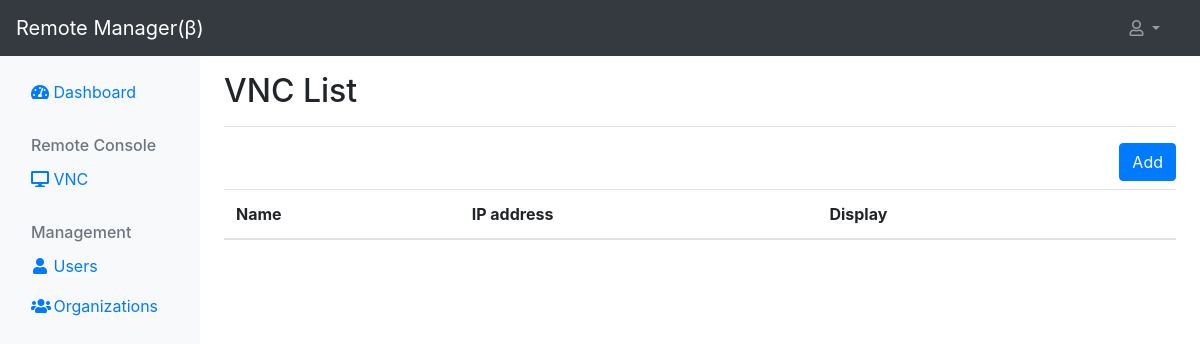
/vnc/list (signed in), run on an earlier commit of the app's database.
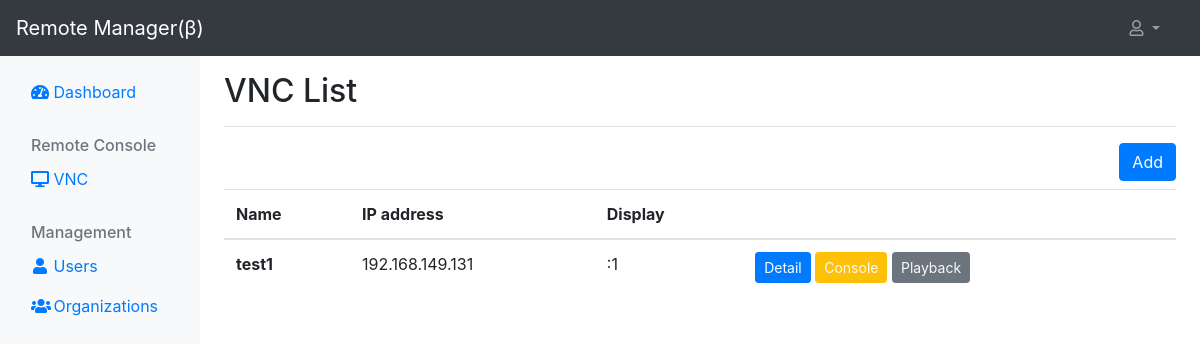
And on a later commit of the database.
### novnc_console/models.py (models this page shows, shortened)
class VNCSession(models.Model):
    id = models.UUIDField(
        primary_key=True,
        default=uuid4,
        editable=False
    )
    name = models.CharField(
        max_length=100,
        unique=True
    )
    ip4_addr = models.GenericIPAddressField(
        protocol='IPv4'
    )
    vnc_display = models.IntegerField(
        validators=[MaxValueValidator(10), MinValueValidator(1)]
    )
    password = models.CharField(
        max_length=50
    )
    organizations = models.ManyToManyField(
        Organization
    )
    created_by = models.ForeignKey(
        settings.AUTH_USER_MODEL,
        null=True,
        on_delete=models.SET_NULL,
        related_name='vnc_created_by'
    )
    created_at = models.DateTimeField(
        auto_now_add=True,
        null=True,
    )
    updated_by = models.ForeignKey(
        settings.AUTH_USER_MODEL,
        null=True,
        on_delete=models.SET_NULL,
        related_name='vnc_updated_by')
    updated_at = models.DateTimeField(
        auto_now=True,
        null=True
    )

### novnc_console/views.py (the view)
# urls.py: path('list', views.VNCListView.as_view(), name='vnc_list'),
class VNCListView(LoginRequiredMixin, ListView):
    queryset = VNCSession.objects.all()
    template_name = 'novnc_console/vnc_list.html'

### novnc_console/templates/novnc_console/vnc_list.html
{% extends 'main/base.html' %}
{% block content %}
    <div class="d-flex justify-content-between flex-wrap flex-md-nowrap align-items-center pt-3 pb-2 mb-3 border-bottom">
        <h1 class="h2">VNC List</h1>
    </div>
    <div>
        {% if request.user.is_staff %}
        <div class="my-2 text-right">
            <a type="button" class="btn btn-primary" href="{% url 'vnc_create' %}">Add</a>
        </div>
        {% endif %}
        <table class="table table-hover">
            <thead>
                <tr>
                    <th scope="col">Name</th>
                    <th scope="col">IP address</th>
                    <th scope="col">Display</th>
                    <th scope="col"></th>
                </tr>
            </thead>
            <tbody>
                {% for vnc in vncsession_list %}
                <tr>
                    <th scope="row">{{ vnc.name }}</th>
                    <td>{{ vnc.ip4_addr }}</td>
                    <td>:{{ vnc.vnc_display }}</td>
                    <td>
                        {% if request.user.is_staff %}
                        <a href="{% url 'vnc_detail' vnc.id %}" class="btn btn-primary btn-sm" aria-current="page">Detail</a>
                        {% endif %}
                        {% if request.user.is_staff or request.user.organization in vnc.organizations.all %}
                        <a href="{% url 'vnc_console' vnc.id %}" class="btn btn-warning text-light btn-sm" aria-current="page">Console</a>
                        <a href="{% url 'vnc_playback' vnc.id %}" class="btn btn-secondary text-light btn-sm" aria-current="page">Playback</a>
                        {% endif %}
                    </td>
                </tr>
                {% endfor %}
            </tbody>
        </table>
    </div>
{% endblock %}

### main/templates/main/base.html (shortened to what this page needs)
<!DOCTYPE html>
<html lang="en">
<head>
    <link rel="stylesheet" href="https://cdn.jsdelivr.net/npm/bootstrap@4.5.3/dist/css/bootstrap.min.css">
    <link rel="stylesheet" href="https://cdnjs.cloudflare.com/ajax/libs/font-awesome/5.15.1/css/all.min.css">
</head>
<body>
    <nav class="navbar navbar-expand-lg navbar-dark bg-dark  ">
        <a class="navbar-brand " href="/">Remote Manager(β)</a>
        <div class="collapse navbar-collapse justify-content-end" id="navbarSupportedContent">
            <ul class="navbar-nav px-3 mr-0">
                <li class="nav-item dropdown">
                    <a class="nav-link dropdown-toggle" href="#" id="navbarDropdown" role="button" data-toggle="dropdown" aria-haspopup="true" aria-expanded="false">
                        <i class="far fa-user" aria-hidden="true"></i>
                    </a>
                </li>
            </ul>
        </div>
    </nav>
    <div class="container-fluid">
        <div class="row">
            <nav id="sidebarMenu" class="col-md-3 col-lg-2 d-md-block bg-light sidebar collapse" style="height:100%; position: fixed;">
                <div class="sidebar-sticky pt-3">
                    <ul class="nav flex-column">
                        <li class="nav-item">
                            <a class="nav-link active" href="{% url 'dashboard' %}">
                                <i class="fa fa-tachometer-alt"></i>
                                Dashboard
                            </a>
                        </li>
                    </ul>
                    <h6 class="sidebar-heading d-flex justify-content-between align-items-center px-3 mt-4 mb-1 text-muted">
                        <span>Remote Console</span>
                    </h6>
                    <ul class="nav flex-column mb-2">
                        <li class="nav-item">
                            <a class="nav-link" href="{% url 'vnc_list' %}">
                                <i class="fa fa-desktop"></i>
                                VNC
                            </a>
                        </li>
                    </ul>
                    {% if request.user.is_staff %}
                    <h6 class="sidebar-heading d-flex justify-content-between align-items-center px-3 mt-4 mb-1 text-muted">
                        <span>Management</span>
                    </h6>
                    <ul class="nav flex-column mb-2">
                        <li class="nav-item">
                            <a class="nav-link" href="{% url 'user_list' %}">
                                <i class="fa fa-user"></i>
                                Users
                            </a>
                        </li>
                        <li class="nav-item">
                            <a class="nav-link" href="{% url 'org_list' %}">
                                <i class="fa fa-users"></i>
                                Organizations
                            </a>
                        </li>
                    </ul>
                    {% endif %}
                </div>
            </nav>
            <main role="main" class="col-md-9 ml-sm-auto col-lg-10 px-md-4">
                {% block content %}
                {% endblock %}
            </main>
        </div>
    </div>
</body>
</html>

### main/templates/main/base.html (style rules this page uses)
.fa { width: 18px; text-align: center; }

What changed in the data, as far as the page shows it:
added VNCSession: name "test1", ip4_addr "192.168.149.131", vnc_display "1"
